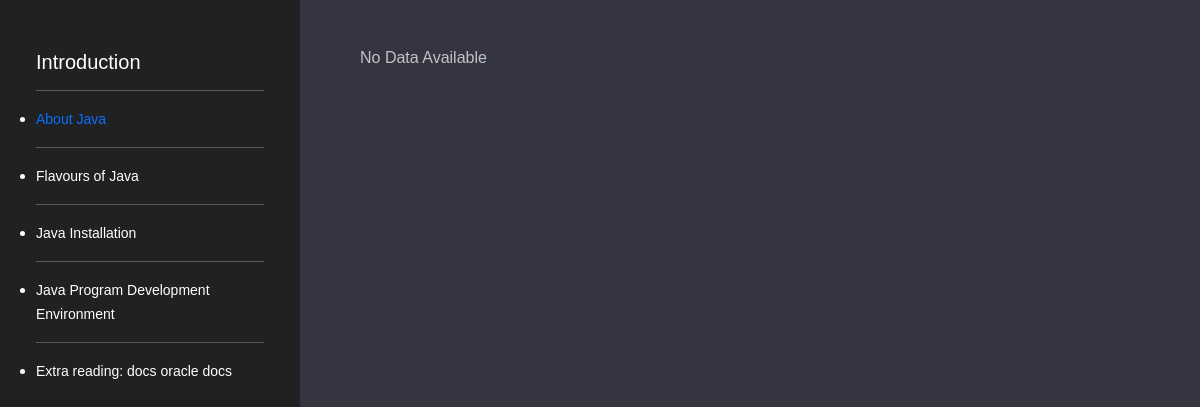
/roadmap/subtopic/about-java, run on an earlier commit of the app's database.
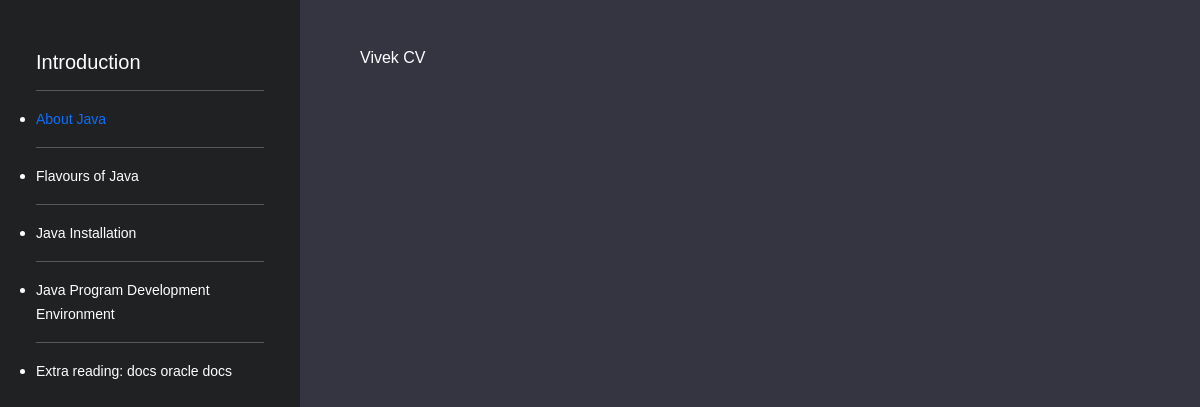
And on a later commit of the database.
### Main/models.py (models this page shows, shortened)
class SubTopic(models.Model):
    topic = models.ForeignKey(
        Topic, on_delete=models.CASCADE, null=True, related_name="subtopic"
    )
    name = models.CharField(max_length=500)
    body = RichTextField(null=True,blank=True)
    slug = models.SlugField(max_length=200, unique=True, blank=True, null=True)

class Topic(models.Model):
    subject = models.ForeignKey(Subject, on_delete=models.CASCADE, null=True,related_name='topics')
    name = models.TextField(max_length=100, default="")
    is_started = models.BooleanField(default=False)
    weightage =  models.IntegerField(default=0)

### Main/views.py (the view)
# urls.py: path('roadmap/subtopic/<str:str>',views.subtopicdesc),
def subtopicdesc(request, str):
    subtopic = SubTopic.objects.get(slug=str)
    tests = Test.objects.all()
    params = {
        "subtopic": subtopic,
    }
    return render(request, "subtopicdesc.html", params)

### templates/subtopicdesc.html (shortened to what this page needs)
{% extends 'base.html' %}
{% block body %}
    <div class="container-fluid text-white" style="background-color:#343541;">
        <div class="row">
            <div class="col-3" style="background-color:#202123;">
                <ul class="position-sticky px-4" style="top:0px;padding-top:50px;min-height:100vh;">
                    <h5>{{subtopic.topic.name}}</h5>
                    {% for i in subtopic.topic.subtopic.all %}
                    <hr class="hr"/>
                        {% if subtopic.name == i.name %}
                        <li><a href="{{i.slug}}" class="text-primary small">{{i.name}}</a></li>
                        {% else %}
                            <li><a href="{{i.slug}}" class="text-white small">{{i.name}}</a></li>
                        {% endif %}
                    {% endfor %}
                </ul>
            </div>
            <div class="col-9">
                <h6 class="textbody mx-5" style="font-family:sans-serif,monospace;color:#C1C2C7;">
                    {% if subtopic.body == None %}
                        No Data Available
                    {%else%}
                    {{subtopic.body|safe}}
                    {% endif %}
                </h6>
            </div>
        </div>
    </div>
{% endblock body %}

### templates/base.html (shortened to what this page needs)
{% load static %}
<!DOCTYPE html>
<html lang="en">
  <head>
    <link rel="stylesheet" href="{% static 'css/bootstrap.css' %}" />
    <link
      rel="stylesheet"
      href="{% static 'fontawesome/icons.css' %}"
 />
  </head>
  <body>
    {% block body %} {% endblock body %}
  </body>
</html>

### templates/base.html (style rules this page uses)
* { font-family: sans-serif, monospace; }

### templates/subtopicdesc.html (style rules this page uses)
a { text-decoration:none; color:black; }

What changed in the data, as far as the page shows it:
changed SubTopic "About Java": body (not shown) → "Vivek CV"
Also different on the page:
text no longer shown: "No Data Available"
